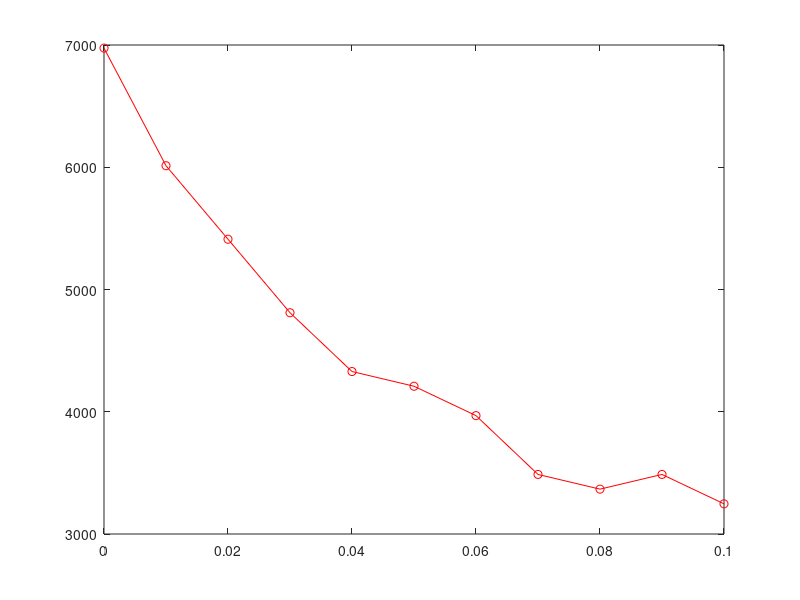

This figure's MATLAB source:
N=10;
T=[473.5 446.5 423.5 401.5 383.5 365.5 348.5 332.5 319.5 304.5 290.5];
X=linspace(0,10,N+1)/100;
D=[];
for i=1:N+1
    if i==1
        d=(-3*T(i)+4*T(i+1)-T(i+2))/(2*(1));
    elseif i==N+1
        d=(3*T(i)-4*T(i-1)+T(i-2))/(2*(1));
    else
        d=(T(i+1)-T(i-1))/(2*(1));
    end
    D(i)=d;
end
f=-240.5*(D);
disp(f)
plot(X,f,'-ro')
        



